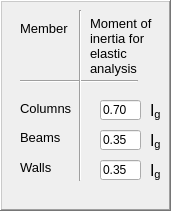
      <widget class="QFrame" name="InertiaData">
       <property name="geometry">
        <rect>
         <x>280</x>
         <y>260</y>
         <width>171</width>
         <height>211</height>
        </rect>
       </property>
       <property name="frameShape">
        <enum>QFrame::WinPanel</enum>
       </property>
       <property name="frameShadow">
        <enum>QFrame::Raised</enum>
       </property>
       <widget class="QLabel" name="label_45">
        <property name="geometry">
         <rect>
          <x>20</x>
          <y>20</y>
          <width>51</width>
          <height>16</height>
         </rect>
        </property>
        <property name="font">
         <font>
          <family>Arial</family>
          <pointsize>10</pointsize>
          <weight>50</weight>
          <italic>false</italic>
          <bold>false</bold>
         </font>
        </property>
        <property name="text">
         <string>Member</string>
        </property>
       </widget>
       <widget class="QLabel" name="label_46">
        <property name="geometry">
         <rect>
          <x>20</x>
          <y>100</y>
          <width>61</width>
          <height>16</height>
         </rect>
        </property>
        <property name="font">
         <font>
          <family>Arial</family>
          <pointsize>10</pointsize>
          <weight>50</weight>
          <italic>false</italic>
          <bold>false</bold>
         </font>
        </property>
        <property name="text">
         <string>Columns</string>
        </property>
       </widget>
       <widget class="QLabel" name="label_47">
        <property name="geometry">
         <rect>
          <x>90</x>
          <y>10</y>
          <width>71</width>
          <height>71</height>
         </rect>
        </property>
        <property name="font">
         <font>
          <family>Arial</family>
          <pointsize>10</pointsize>
          <weight>50</weight>
          <italic>false</italic>
          <bold>false</bold>
         </font>
        </property>
        <property name="text">
         <string>Moment of 
inertia for 
elastic 
analysis </string>
        </property>
       </widget>
       <widget class="QLabel" name="label_48">
        <property name="geometry">
         <rect>
          <x>20</x>
          <y>130</y>
          <width>41</width>
          <height>16</height>
         </rect>
        </property>
        <property name="font">
         <font>
          <family>Arial</family>
          <pointsize>10</pointsize>
          <weight>50</weight>
          <italic>false</italic>
          <bold>false</bold>
         </font>
        </property>
        <property name="text">
         <string>&lt;html&gt;&lt;head/&gt;&lt;body&gt;&lt;p&gt;Beams&lt;/p&gt;&lt;/body&gt;&lt;/html&gt;</string>
        </property>
       </widget>
       <widget class="QLabel" name="label_49">
        <property name="geometry">
         <rect>
          <x>150</x>
          <y>100</y>
          <width>51</width>
          <height>21</height>
         </rect>
        </property>
        <property name="font">
         <font>
          <family>Arial</family>
          <pointsize>10</pointsize>
          <weight>50</weight>
          <italic>false</italic>
          <bold>false</bold>
         </font>
        </property>
        <property name="text">
         <string>&lt;html&gt;&lt;head/&gt;&lt;body&gt;&lt;p&gt;&lt;span style=&quot; font-size:12pt;&quot;&gt;I&lt;/span&gt;&lt;span style=&quot; font-size:12pt; vertical-align:sub;&quot;&gt;g&lt;/span&gt;&lt;/p&gt;&lt;/body&gt;&lt;/html&gt;</string>
        </property>
       </widget>
       <widget class="QLabel" name="label_50">
        <property name="geometry">
         <rect>
          <x>150</x>
          <y>130</y>
          <width>61</width>
          <height>21</height>
         </rect>
        </property>
        <property name="font">
         <font>
          <family>Arial</family>
          <pointsize>10</pointsize>
          <weight>50</weight>
          <italic>false</italic>
          <bold>false</bold>
         </font>
        </property>
        <property name="text">
         <string>&lt;html&gt;&lt;head/&gt;&lt;body&gt;&lt;p&gt;&lt;span style=&quot; font-size:12pt;&quot;&gt;I&lt;/span&gt;&lt;span style=&quot; font-size:12pt; vertical-align:sub;&quot;&gt;g&lt;/span&gt;&lt;/p&gt;&lt;/body&gt;&lt;/html&gt;</string>
        </property>
       </widget>
       <widget class="QLineEdit" name="InertiaBeamsFactor">
        <property name="geometry">
         <rect>
          <x>100</x>
          <y>130</y>
          <width>41</width>
          <height>20</height>
         </rect>
        </property>
        <property name="text">
         <string>0.35</string>
        </property>
        <property name="placeholderText">
         <string>4.0</string>
        </property>
       </widget>
       <widget class="Line" name="line_2">
        <property name="geometry">
         <rect>
          <x>20</x>
          <y>80</y>
          <width>118</width>
          <height>3</height>
         </rect>
        </property>
        <property name="orientation">
         <enum>Qt::Horizontal</enum>
        </property>
       </widget>
       <widget class="Line" name="line_3">
        <property name="geometry">
         <rect>
          <x>70</x>
          <y>10</y>
          <width>20</width>
          <height>171</height>
         </rect>
        </property>
        <property name="orientation">
         <enum>Qt::Vertical</enum>
        </property>
       </widget>
       <widget class="QLineEdit" name="InertiaColumnsFactor">
        <property name="geometry">
         <rect>
          <x>100</x>
          <y>100</y>
          <width>41</width>
          <height>20</height>
         </rect>
        </property>
        <property name="text">
         <string>0.70</string>
        </property>
        <property name="placeholderText">
         <string>4.0</string>
        </property>
       </widget>
       <widget class="QLabel" name="label_109">
        <property name="geometry">
         <rect>
          <x>20</x>
          <y>160</y>
          <width>41</width>
          <height>16</height>
         </rect>
        </property>
        <property name="font">
         <font>
          <family>Arial</family>
          <pointsize>10</pointsize>
          <weight>50</weight>
          <italic>false</italic>
          <bold>false</bold>
         </font>
        </property>
        <property name="text">
         <string>&lt;html&gt;&lt;head/&gt;&lt;body&gt;&lt;p&gt;Walls&lt;/p&gt;&lt;/body&gt;&lt;/html&gt;</string>
        </property>
       </widget>
       <widget class="QLineEdit" name="InertiaWallsFactor">
        <property name="geometry">
         <rect>
          <x>100</x>
          <y>160</y>
          <width>41</width>
          <height>20</height>
         </rect>
        </property>
        <property name="text">
         <string>0.35</string>
        </property>
        <property name="placeholderText">
         <string>4.0</string>
        </property>
       </widget>
       <widget class="QLabel" name="label_110">
        <property name="geometry">
         <rect>
          <x>150</x>
          <y>160</y>
          <width>61</width>
          <height>21</height>
         </rect>
        </property>
        <property name="font">
         <font>
          <family>Arial</family>
          <pointsize>10</pointsize>
          <weight>50</weight>
          <italic>false</italic>
          <bold>false</bold>
         </font>
        </property>
        <property name="text">
         <string>&lt;html&gt;&lt;head/&gt;&lt;body&gt;&lt;p&gt;&lt;span style=&quot; font-size:12pt;&quot;&gt;I&lt;/span&gt;&lt;span style=&quot; font-size:12pt; vertical-align:sub;&quot;&gt;g&lt;/span&gt;&lt;/p&gt;&lt;/body&gt;&lt;/html&gt;</string>
        </property>
       </widget>
      </widget>
